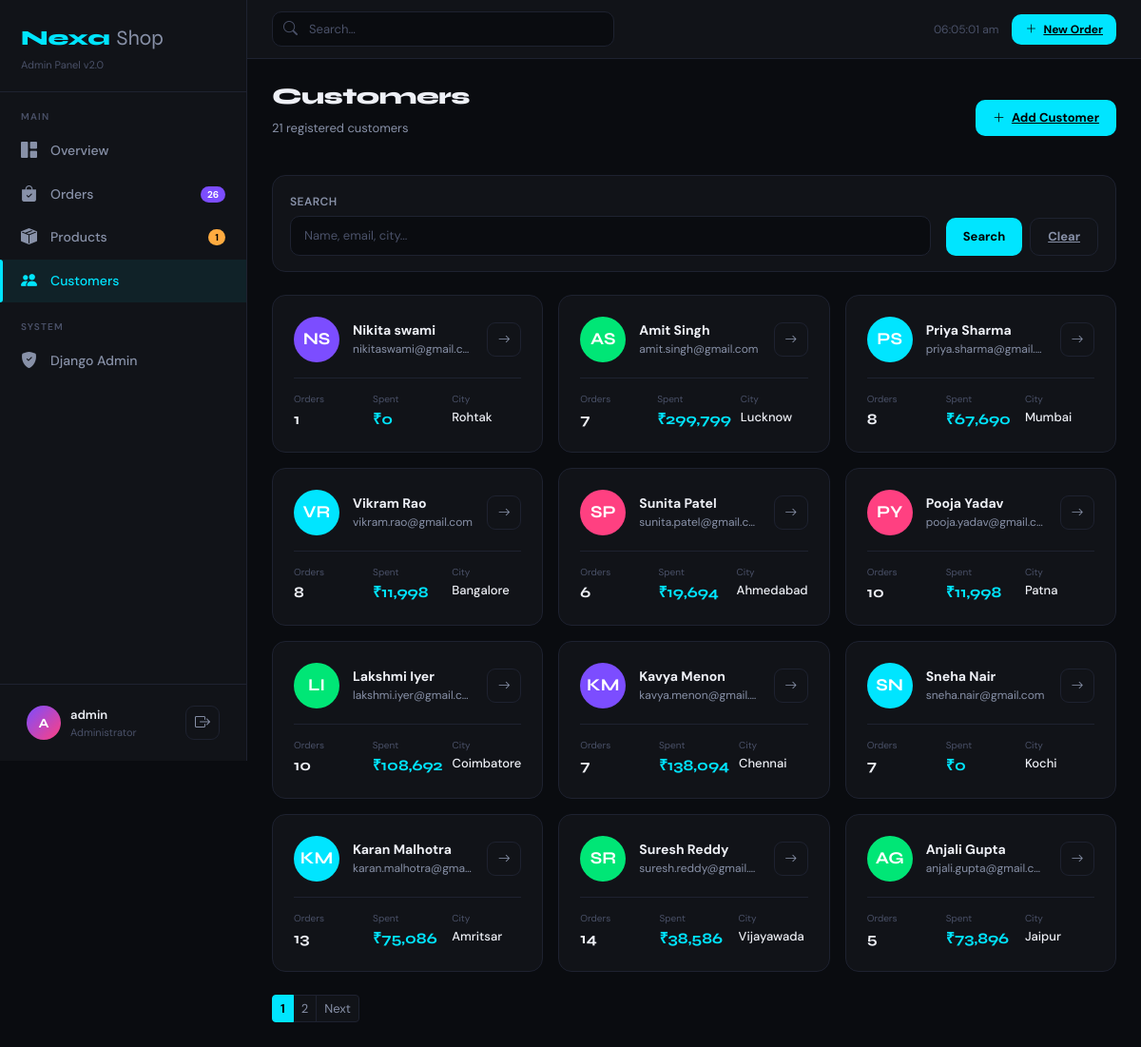
The page /customers/ (signed in) on the database its author committed.
### dashboard/models.py (models this page shows, shortened)
class Customer(models.Model):
    name = models.CharField(max_length=150)
    email = models.EmailField(unique=True)
    phone = models.CharField(max_length=15, blank=True)
    city = models.CharField(max_length=100, blank=True)
    state = models.CharField(max_length=100, blank=True)
    avatar_color = models.CharField(max_length=7, default='#7c4dff')
    joined_at = models.DateTimeField(default=timezone.now)
    class Meta:
        ordering = ['-joined_at']
    @property
    def initials(self):
        parts = self.name.split()
        return (parts[0][0] + (parts[1][0] if len(parts) > 1 else '')).upper()
    @property
    def total_spent(self):
        from django.db.models import Sum
        result = self.orders.filter(status='completed').aggregate(total=Sum('amount'))
        return result['total'] or 0
    @property
    def total_orders(self):
        return self.orders.count()

### dashboard/views.py (the view)
# urls.py: path('customers/', views.customer_list, name='customer_list'),
@login_required
def customer_list(request):
    qs = Customer.objects.order_by('-joined_at')
    q = request.GET.get('q', '')
    if q:
        qs = qs.filter(Q(name__icontains=q) | Q(email__icontains=q) | Q(city__icontains=q))
    paginator = Paginator(qs, 12)
    page_obj = paginator.get_page(request.GET.get('page'))
    return render(request, 'customers/list.html', {
        'page': 'customers', 'page_obj': page_obj, 'q': q,
        'total': Customer.objects.count(),
    })

### dashboard/context_processors.py (called while the page is built)
def sidebar_context(request):
    return {
        'pending_orders': Order.objects.filter(status='pending').count(),
        'low_stock_products': Product.objects.filter(stock__lt=10).count(),
    }

### templates/customers/list.html (shortened to what this page needs)
{% extends "base.html" %}
{% load humanize %}
{% block content %}
<div class="page-hdr anim">
  <div class="d-flex align-items-center justify-content-between flex-wrap gap-3">
    <div>
      <h1 class="page-title">Customers</h1>
      <p class="page-sub">{{ total }} registered customers</p>
    </div>
    <a href="{% url 'customer_create' %}" class="btn-nx btn-primary-nx">
      <i class="bi bi-plus-lg"></i>
      Add Customer
    </a>
  </div>
</div>
<div class="card-nx mb-4 anim">
  <div style="padding:16px 18px">
    <form method="get" class="d-flex gap-3 align-items-end flex-wrap">
      <div style="flex:1;min-width:200px">
        <label class="form-label">Search</label>
        <input name="q" class="form-control" placeholder="Name, email, city..." value="{{ q }}"/>
      </div>
      <div class="d-flex gap-2">
        <button type="submit" class="btn-nx btn-primary-nx">Search</button>
        <a href="{% url 'customer_list' %}" class="btn-nx btn-ghost">Clear</a>
      </div>
    </form>
  </div>
</div>
<div class="row g-3 anim">
  {% for c in page_obj %}
  <div class="col-xl-4 col-md-6">
    <div class="card-nx" style="padding:22px;transition:transform .2s,box-shadow .2s" onmouseover="this.style.transform='translateY(-3px)';this.style.boxShadow='0 10px 30px rgba(0,0,0,.3)'" onmouseout="this.style.transform='';this.style.boxShadow=''">
      <div style="display:flex;align-items:center;gap:14px;margin-bottom:16px">
        <div style="width:48px;height:48px;border-radius:50%;background:{{ c.avatar_color }};display:flex;align-items:center;justify-content:center;font-family:Syne,sans-serif;font-weight:700;font-size:18px;color:#fff;flex-shrink:0">{{ c.initials }}</div>
        <div style="flex:1;min-width:0">
          <div style="font-weight:700;font-size:14px;white-space:nowrap;overflow:hidden;text-overflow:ellipsis">{{ c.name }}</div>
          <div style="font-size:12px;color:var(--t2);white-space:nowrap;overflow:hidden;text-overflow:ellipsis">{{ c.email }}</div>
        </div>
        <a href="{% url 'customer_detail' c.pk %}" class="ib"><i class="bi bi-arrow-right" style="font-size:13px"></i></a>
      </div>
      <div style="display:grid;grid-template-columns:1fr 1fr 1fr;gap:10px;padding-top:14px;border-top:1px solid var(--border)">
        <div>
          <div style="font-size:10px;color:var(--t3);margin-bottom:2px">Orders</div>
          <div style="font-family:Syne,sans-serif;font-weight:700;font-size:16px">{{ c.total_orders }}</div>
        </div>
        <div>
          <div style="font-size:10px;color:var(--t3);margin-bottom:2px">Spent</div>
          <div style="font-family:Syne,sans-serif;font-weight:700;font-size:16px;color:var(--accent)">
            &#8377;{{ c.total_spent|floatformat:0|intcomma }}
          </div>
        </div>
        <div>
          <div style="font-size:10px;color:var(--t3);margin-bottom:2px">City</div>
          <div style="font-size:13px;font-weight:500;white-space:nowrap;overflow:hidden;text-overflow:ellipsis">
            {{ c.city|default:"N/A" }}
          </div>
        </div>
      </div>
    </div>
  </div>
  {% empty %}
  <div class="col-12" style="text-align:center;padding:60px;color:var(--t3)">No customers found.</div>
  {% endfor %}
</div>
{% if page_obj.has_other_pages %}
<div style="margin-top:24px">
  <nav>
    <ul class="pagination pagination-sm mb-0">
    {% for num in page_obj.paginator.page_range %}
    <li class="page-item {% if page_obj.number == num %}active{% endif %}">
      <a class="page-link" href="?page={{ num }}&q={{ q }}">
        {{ num }}
      </a>
    </li>{% endfor %}
    {% if page_obj.has_next %}
    <li class="page-item">
      <a class="page-link" href="?page={{ page_obj.next_page_number }}&q={{ q }}">
        Next
      </a>
    </li>{% endif %}
  </ul>
</nav>
</div>
{% endif %}
{% endblock %}

### templates/base.html (shortened to what this page needs)
{% load static %}
<!DOCTYPE html>
<html lang="en">
<head>
<link href="https://cdn.jsdelivr.net/npm/bootstrap@5.3.0/dist/css/bootstrap.min.css" rel="stylesheet"/>
<link href="https://cdn.jsdelivr.net/npm/bootstrap-icons@1.11.3/font/bootstrap-icons.min.css" rel="stylesheet"/>
<link rel="stylesheet" href="{% static 'css/style.css' %}">
</head>
<body>
<aside class="sidebar" id="sidebar">
  <div class="sb-logo">
    <div class="brand">
      Nexa
      <span>Shop</span>
    </div>
    <small>Admin Panel v2.0</small>
  </div>
  <nav class="sb-nav">
    <div class="nav-lbl">Main</div>
    <a href="{% url 'dashboard' %}" class="nav-link {% if page == 'dashboard' %}active{% endif %}">
      <i class="bi bi-grid-1x2-fill"></i>
      Overview
    </a>
    <a href="{% url 'order_list' %}" class="nav-link {% if page == 'orders' %}active{% endif %}">
      <i class="bi bi-bag-check-fill"></i>Orders
      {% if pending_orders %}
      <span class="nav-badge">{{ pending_orders }}</span>
      {% endif %}
    </a>
    <a href="{% url 'product_list' %}" class="nav-link {% if page == 'products' %}active{% endif %}">
      <i class="bi bi-box-seam-fill"></i>Products
      {% if low_stock_products %}
      <span class="nav-badge warn">{{ low_stock_products }}</span>
      {% endif %}
    </a>
    <a href="{% url 'customer_list' %}" class="nav-link {% if page == 'customers' %}active{% endif %}">
      <i class="bi bi-people-fill"></i>
      Customers
    </a>
    <div class="nav-lbl">System</div>
    <a href="/admin/" class="nav-link" target="_blank">
      <i class="bi bi-shield-fill-check"></i>
      Django Admin
    </a>
  </nav>
  <div class="sb-footer">
    <div class="user-row">
      <div class="avatar">{{ request.user.username|first|upper }}</div>
      <div>
        <div style="font-weight:600;font-size:13px;color:var(--t1)">{{ request.user.username }}</div>
        <div style="font-size:11px;color:var(--t3)">Administrator</div>
      </div>
      <a href="{% url 'logout' %}" class="ms-auto ib" title="Logout">
        <i class="bi bi-box-arrow-right"></i>
      </a>
    </div>
  </div>
</aside>
<div class="main">
  <header class="topbar">
    <form class="search-wrap" method="get">
      <i class="bi bi-search"></i>
      <input name="q" type="search" placeholder="Search…" value="{{ request.GET.q }}"/>
    </form>
    <div class="topbar-right">
      <span style="font-size:12px;color:var(--t3);padding:0 8px" id="live-time"></span>
      <a href="{% url 'order_create' %}" class="btn-nx btn-primary-nx" style="font-size:12px;padding:7px 14px">
        <i class="bi bi-plus-lg"></i>
        New Order
      </a>
    </div>
  </header>
  <main class="page-body">
    {% block content %}{% endblock %}
  </main>
</div>
</body>
</html>

### rows shown on the page
Customer: initials "NS", name "Nikita swami", email "nikitaswami@gmail.c…", total_orders "1", total_spent "0", city "Rohtak"
Customer: initials "AS", name "Amit Singh", email "amit.singh@gmail.com", total_orders "7", total_spent "299,799", city "Lucknow"
Customer: initials "PS", name "Priya Sharma", email "priya.sharma@gmail.…", total_orders "8", total_spent "67,690", city "Mumbai"
Customer: initials "VR", name "Vikram Rao", email "vikram.rao@gmail.com", total_orders "8", total_spent "11,998", city "Bangalore"
Customer: initials "SP", name "Sunita Patel", email "sunita.patel@gmail.c…", total_orders "6", total_spent "19,694", city "Ahmedabad"
Customer: initials "PY", name "Pooja Yadav", email "pooja.yadav@gmail.c…", total_orders "10", total_spent "11,998", city "Patna"
Customer: initials "LI", name "Lakshmi Iyer", email "lakshmi.iyer@gmail.c…", total_orders "10", total_spent "108,692", city "Coimbatore"
Customer: initials "KM", name "Kavya Menon", email "kavya.menon@gmail.…", total_orders "7", total_spent "138,094", city "Chennai"
Customer: initials "SN", name "Sneha Nair", email "sneha.nair@gmail.com", total_orders "7", total_spent "0", city "Kochi"
Customer: initials "KM", name "Karan Malhotra", email "karan.malhotra@gma…", total_orders "13", total_spent "75,086", city "Amritsar"
Customer: initials "SR", name "Suresh Reddy", email "suresh.reddy@gmail.…", total_orders "14", total_spent "38,586", city "Vijayawada"
Customer: initials "AG", name "Anjali Gupta", email "anjali.gupta@gmail.c…", total_orders "5", total_spent "73,896", city "Jaipur"

### other values the page prints
{{ pending_orders }} "26"
{{ low_stock_products }} "1"
{{ request.user.username|first|upper }} "A"
{{ request.user.username }} "admin"
{{ total }} "21"
{{ num }} "1" "2"
